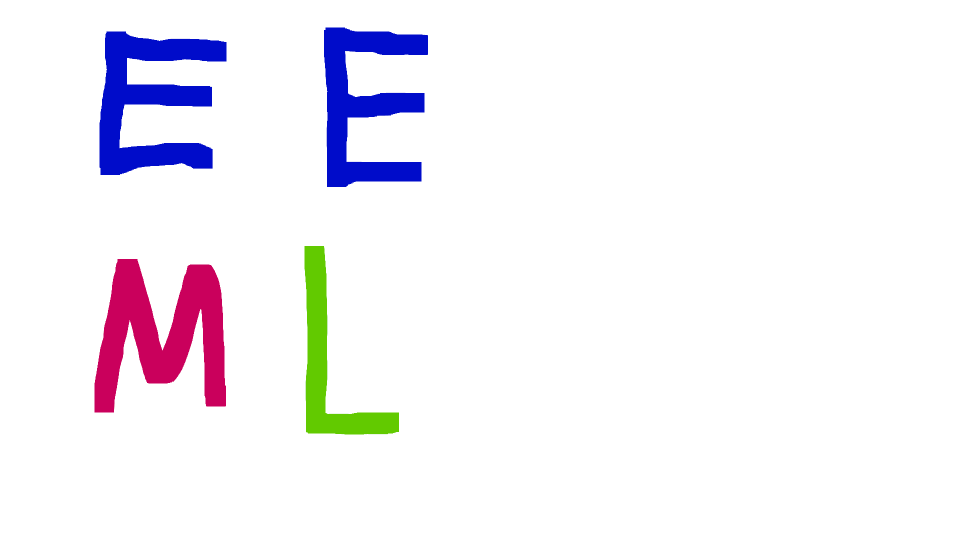
//> input picture P7_KMeans/src/ex.png, 1920 x 1080 px (shown at 1/2 size)
$ ./main   (built with g++ and OpenCV 4)
//> lines starting //> are read from the running program, lines starting //| are printed output that depends on the picture; after the words box and inside, x2 and y2 are one past the last pixel; in counts of white or black regions, pixels touching at a corner belong together
#include <opencv2/opencv.hpp>
#include <iostream>
#include <vector>
#include <cstdlib>
#include <ctime>
#include <cmath>
#include <limits>
#include <fstream>

struct Point2D {
    int x;
    int y;
    int clase;
};

struct Grupo {
    std::vector<Point2D> puntos;
    cv::Point2d centroide;
};

int main() {
    std::srand(static_cast<unsigned int>(std::time(0)));

    cv::Mat image = cv::imread("/home/erik/Documents/ESCOM/Computer_Vision/P7_KMeans/src/ex.png");
//> image is the input picture: 1080 rows x 1920 cols, CV_8UC3; mean B, G, R 247.2, 241, 243.8
    if (image.empty()) {
        std::cerr << "No se pudo cargar la imagen." << std::endl;
        return -1;
    }

    int max_dim = 500;
    int original_width = image.cols;
//> original_width = 1920
    int original_height = image.rows;
//> original_height = 1080
    if (original_width > max_dim || original_height > max_dim) {
        double scale = std::min(static_cast<double>(max_dim) / original_width, static_cast<double>(max_dim) / original_height);
//> scale = 0.26
        cv::resize(image, image, cv::Size(), scale, scale);
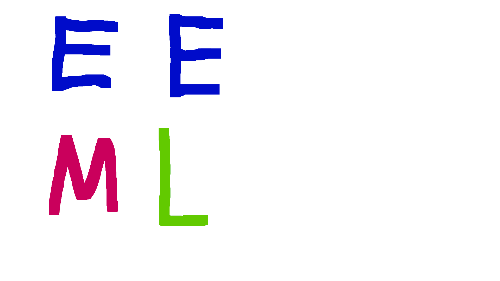
//> image: 281 rows x 500 cols, CV_8UC3; mean B, G, R 247.2, 241, 243.8
    }

    cv::Vec3b c1 = cv::Vec3b(202, 12, 0);
    cv::Vec3b c2 = cv::Vec3b(92, 0, 202);
    cv::Vec3b c3 = cv::Vec3b(0, 202, 98);

    std::vector<Point2D> puntos;
    puntos.reserve(1000);

    cv::Mat img_sin_etiquetar = image.clone();

    int puntos_generados = 0;
    while (puntos_generados < 1000) {
        int x = rand() % image.cols;
        int y = rand() % image.rows;

        cv::Point punto(x, y);
        cv::Vec3b color = image.at<cv::Vec3b>(punto);

        if (color == c1 || color == c2 || color == c3) {
            Point2D p;
            p.x = x;
            p.y = y;
            p.clase = 0;
            puntos.push_back(p);

            cv::circle(img_sin_etiquetar, punto, 1, cv::Scalar(0, 0, 0), 2);
            puntos_generados++;
        }
    }
//> this loop made 15525 passes
//> color on passes 1 to 3: [255, 255, 255], [255, 255, 255], [255, 255, 255]
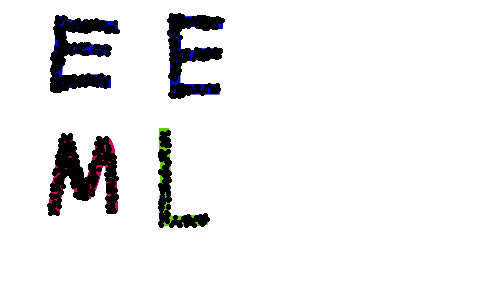
//> img_sin_etiquetar: 281 rows x 500 cols, CV_8UC3; 6.54% of pixels changed, all inside (x1, y1, x2, y2) = (47, 13, 225, 228)
//> after the loop, puntos = 1000 items; puntos_generados = 1000

    cv::imshow("Puntos Sin Etiquetar", img_sin_etiquetar);
    cv::waitKey(0);

    for (auto &p : puntos) {
        cv::Vec3b color = image.at<cv::Vec3b>(cv::Point(p.x, p.y));
        if (color == c1) {
            p.clase = 1;
        } else if (color == c2) {
            p.clase = 2;
        } else if (color == c3) {
            p.clase = 3;
        }
    }
//> this loop made 1000 passes
//> color on passes 1 to 3: [202, 12, 0], [202, 12, 0], [92, 0, 202]

    cv::Mat image_puntos = image.clone();
    for (const auto &p : puntos) {
        cv::Scalar color;
        if (p.clase == 1) {
            color = cv::Scalar(0, 0, 255);
        } else if (p.clase == 2) {
            color = cv::Scalar(255, 0, 0);
        } else if (p.clase == 3) {
            color = cv::Scalar(0, 255, 255);
        }
        cv::circle(image_puntos, cv::Point(p.x, p.y), 2, color, -1);
    }
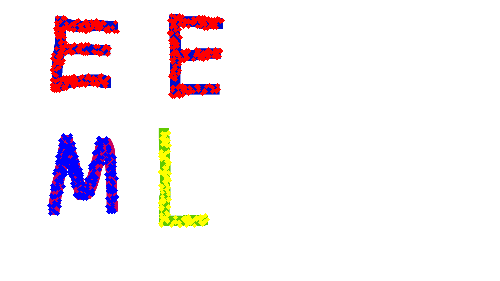
//> image_puntos: 281 rows x 500 cols, CV_8UC3; 5.21% of pixels changed, all inside (x1, y1, x2, y2) = (47, 13, 225, 228)

    cv::imshow("Puntos Clasificados", image_puntos);
    cv::waitKey(0);

    std::vector<double> inercia_por_T;
    std::vector<double> valores_T;

    for (double T_test = 10.0; T_test <= 150.0; T_test += 15.0) {
        std::vector<Grupo> grupos_test;

        for (const auto &p : puntos) {
            if (grupos_test.empty()) {
                Grupo g;
                g.puntos.push_back(p);
                g.centroide = cv::Point2d(p.x, p.y);
                grupos_test.push_back(g);
                continue;
            }

            double distancia_min_test = std::numeric_limits<double>::max();
            int grupo_min_test = -1;
            for (int j = 0; j < grupos_test.size(); ++j) {
                double dist = cv::norm(cv::Point2d(p.x, p.y) - grupos_test[j].centroide);
                if (dist < distancia_min_test) {
                    distancia_min_test = dist;
                    grupo_min_test = j;
                }
            }

            if (distancia_min_test < T_test) {
                grupos_test[grupo_min_test].puntos.push_back(p);

                double sum_x = 0.0, sum_y = 0.0;
                for (const auto &pt : grupos_test[grupo_min_test].puntos) {
                    sum_x += pt.x;
                    sum_y += pt.y;
                }
                grupos_test[grupo_min_test].centroide = cv::Point2d(sum_x / grupos_test[grupo_min_test].puntos.size(), sum_y / grupos_test[grupo_min_test].puntos.size());
            } else {
                Grupo g;
                g.puntos.push_back(p);
                g.centroide = cv::Point2d(p.x, p.y);
                grupos_test.push_back(g);
            }
        }

        double inercia = 0.0;
        for (const auto &g : grupos_test) {
            for (const auto &p : g.puntos) {
                double dist = cv::norm(cv::Point2d(p.x, p.y) - g.centroide);
                inercia += dist * dist;
            }
        }

        inercia_por_T.push_back(inercia);
        valores_T.push_back(T_test);
        if (grupos_test.size() <= 3) {
            break;
        }
        std::cout << "T: " << T_test << ", Inercia: " << inercia << ", Grupos: " << grupos_test.size() << std::endl;
    }
//> this loop made 8 passes
//> inercia on passes 1 to 8: 22418.7, 95808.1, 308417, 563803.1, 744766.3, 880817, 987999.8, 3382825.5
//| T: 10, Inercia: 22418.7, Grupos: 69
//| T: 25, Inercia: 95808.1, Grupos: 23
//| T: 40, Inercia: 308417, Grupos: 11
//| T: 55, Inercia: 563803, Grupos: 7
//| T: 70, Inercia: 744766, Grupos: 5
//| T: 85, Inercia: 880817, Grupos: 4
//| T: 100, Inercia: 988000, Grupos: 4

    std::ofstream archivo_inercia("inercia_por_T.csv");
    if (archivo_inercia.is_open()) {
        archivo_inercia << "T,Inercia\n";
        for (int i = 0; i < valores_T.size(); ++i) {
            archivo_inercia << valores_T[i] << "," << inercia_por_T[i] << "\n";
        }
        archivo_inercia.close();
        std::cout << "Archivo 'inercia_por_T.csv' guardado para análisis externo." << std::endl;
    } else {
        std::cerr << "Error al crear el archivo 'inercia_por_T.csv'." << std::endl;
    }

    double T_final = 130.0;
    std::vector<Grupo> grupos_final;

    for (const auto &p : puntos) {
        if (grupos_final.empty()) {
            Grupo g;
            g.puntos.push_back(p);
            g.centroide = cv::Point2d(p.x, p.y);
            grupos_final.push_back(g);
            continue;
        }

        double distancia_min_final = std::numeric_limits<double>::max();
        int grupo_min_final = -1;
        for (int j = 0; j < grupos_final.size(); ++j) {
            double dist = cv::norm(cv::Point2d(p.x, p.y) - grupos_final[j].centroide);
            if (dist < distancia_min_final) {
                distancia_min_final = dist;
                grupo_min_final = j;
            }
        }

        if (distancia_min_final < T_final) {
            grupos_final[grupo_min_final].puntos.push_back(p);

            double sum_x = 0.0, sum_y = 0.0;
            for (const auto &pt : grupos_final[grupo_min_final].puntos) {
                sum_x += pt.x;
                sum_y += pt.y;
            }
            grupos_final[grupo_min_final].centroide = cv::Point2d(sum_x / grupos_final[grupo_min_final].puntos.size(), sum_y / grupos_final[grupo_min_final].puntos.size());
        } else {
            Grupo g;
            g.puntos.push_back(p);
            g.centroide = cv::Point2d(p.x, p.y);
            grupos_final.push_back(g);
        }
    }
//> this loop made 1000 passes
//> (sum_x, sum_y) on passes 2, 4, 5, 6, 7, 8, 9, 10, 11, 12, 13, 14: (276, 104), (206, 384), (355, 189), (564, 274), (623, 326), (261, 573), (795, 416), (891, 495), (344, 769), (407, 955), (464, 1168), (1055, 634)
//> g.centroide on pass 3: Point(114, 211)

    std::cout << "Número de grupos finales con T = " << T_final << ": " << grupos_final.size() << std::endl;

    // Contar el número de representantes por clase en cada grupo
    if (grupos_final.size() != 3) {
        std::cerr << "El número de grupos finales no es 3, es: " << grupos_final.size() << std::endl;
//> (the run ends here: the program exits with an error code, at `return -1;`)
